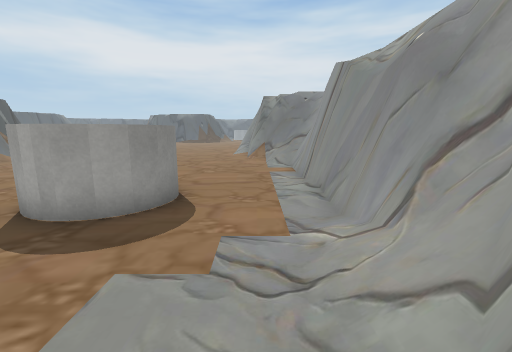
view 1 (above)

18 first-person views from a walk through a 3-D level made in the Unity game engine. The camera is 1.5 m above the floor, tilts 10° down and sees 90° across. The floor is counted in squares, 1 m on a side. Each view is taken from the middle of a square. On the plan, view 1 faces up. The plan holds only what a view shows up to about 13 squares ahead; the rest is blank. The place goes on beyond the plan. The player character is not drawn. Some animated figures are not drawn. Some surface patterns are stand-ins.

view 2
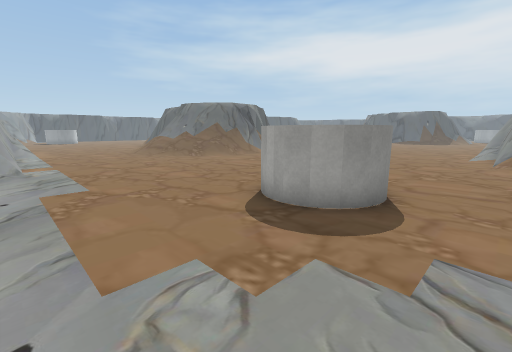

view 3
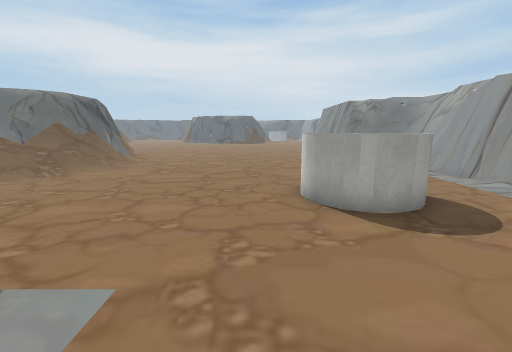

view 4
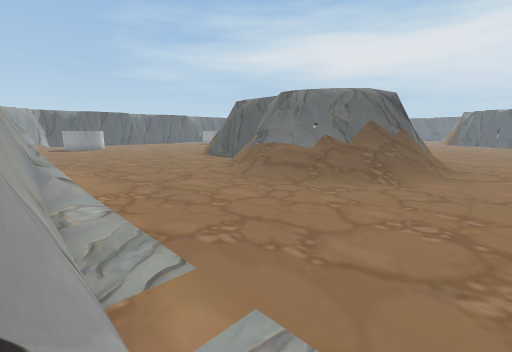

view 5
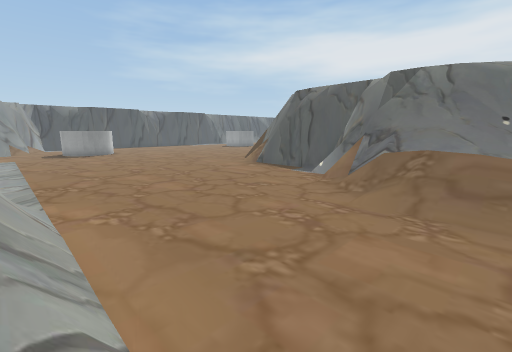

view 6
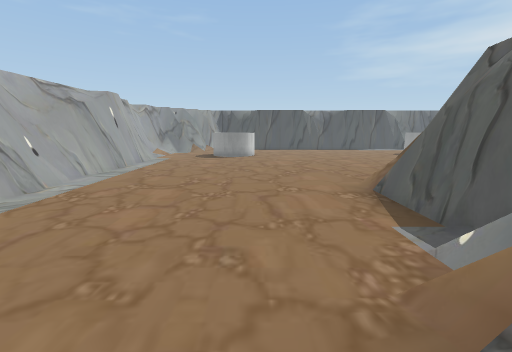

view 7
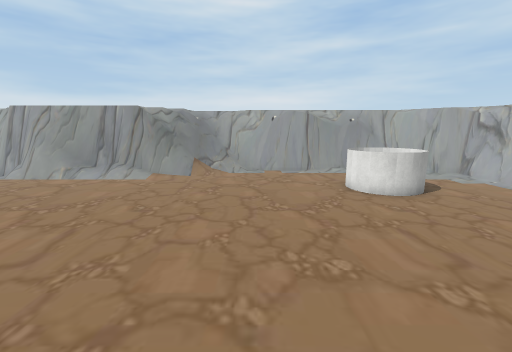

view 8
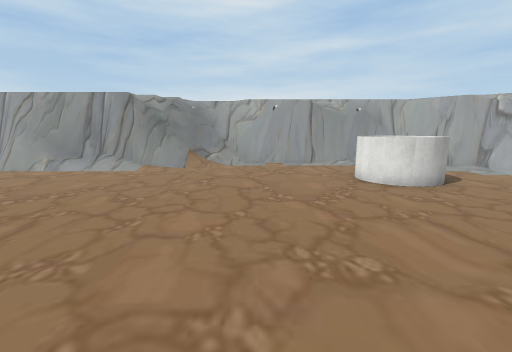

view 9
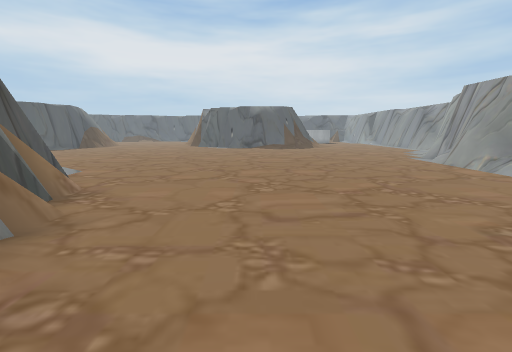

view 10
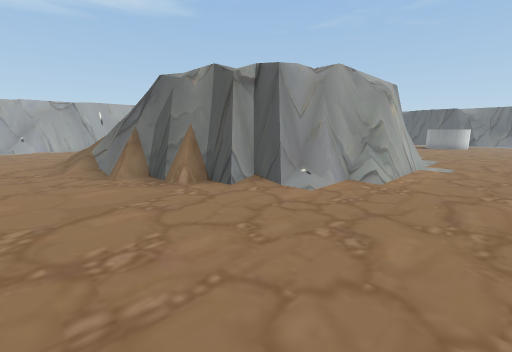

view 11
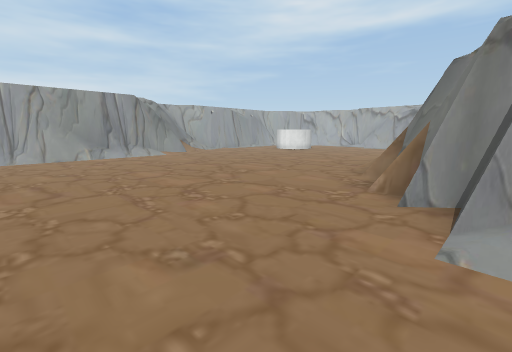

view 12
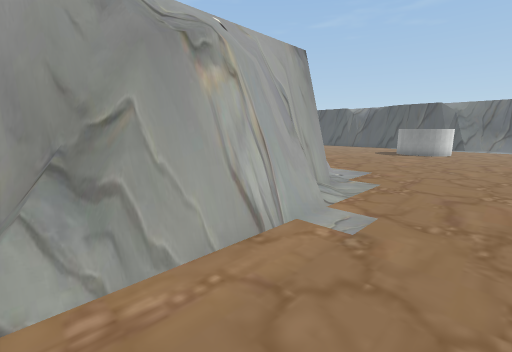

view 13
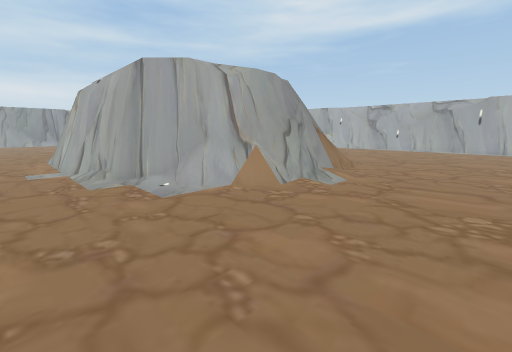

view 14
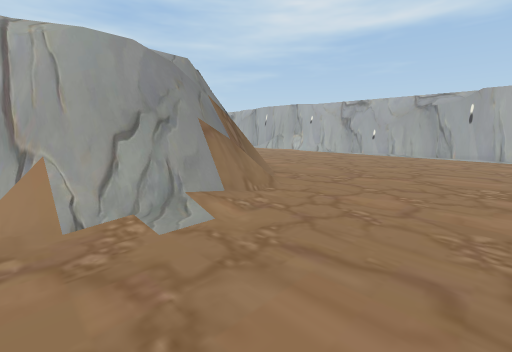

view 15
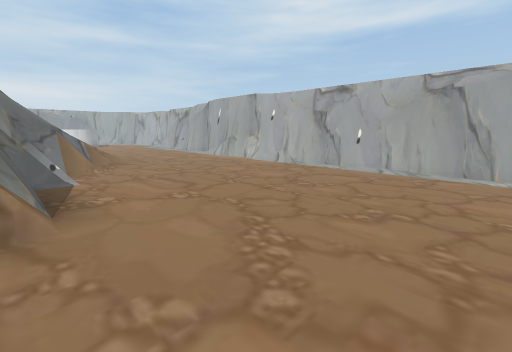

view 16
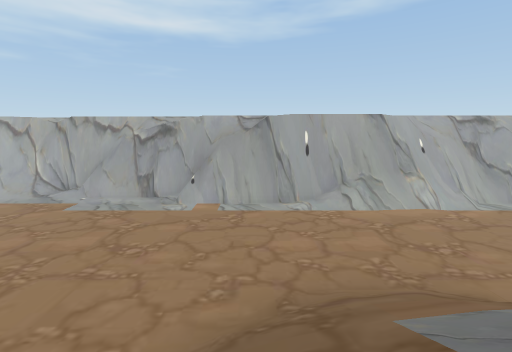

view 17
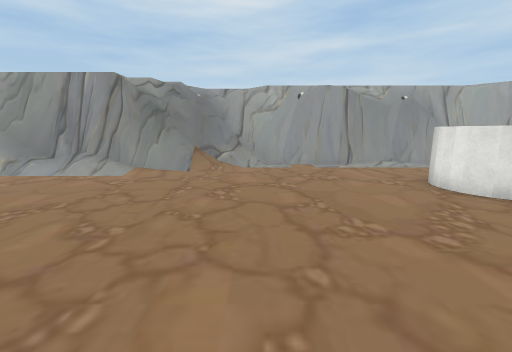

view 18
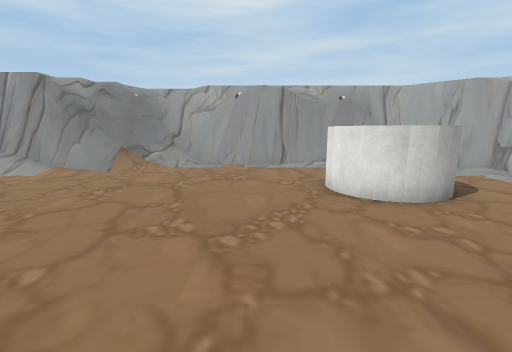

### Floor plan
Key: @ floor where view 1 was taken; # wall or solid block; . main floor; : floor 3.5 m higher than the main floor; + floor 3.75 m higher than the main floor; / step, stairs or slope; = window, fence, low wall or low ledge; O other object.
Columns run from 34 left of view 1 to 3 right of it. Each row starts with its distance up from view 1.
 24 ..................................#
 23 .................................##
 22 .................................##
 21 ..........######.................##
 20 ........###   ###/.............../#
 19 ......###       ##.............../#
 18 .....=##         ##............../#
 17 .....##           ##............./#
 16 ..../##           ##..............#
 15 ..../##            ##.............###
 14 .....##            ##............./###
 13 .....=#          +=##/............///#
 12 ......##   ######:===/............./=#
 11 .......##########=////..............##
 10 ............##////////..............#
  9 .............==///////..............#
  8 .............////////...............#
  7 .............../////..........OO....#
  6 .............................O  O...#
  5 .............................O  O...#
  4 ..............................OO....#
  3 .................................../#
  2 .................................../#
  1 ...........=###=O..................##
  0 #######################...........@#
 -1                      #######/==#####
 -2                            ######

Positions as (right, up) in squares from view 1, and headings:
1: (0, 0), facing up
2: (0, 0), facing up-left
3: (-6, -1), facing up
4: (-11, 0), facing up-left
5: (-17, 1), facing up-left
6: (-19, 7), facing left
7: (-14, 11), facing right
8: (-13, 11), facing right
9: (-10, 11), facing up
10: (-11, 24), facing down-left
11: (-17, 24), facing down-right
12: (-19, 24), facing down-left
13: (-34, 23), facing down-right
14: (-34, 18), facing down-right
15: (-32, 11), facing down-right
16: (-15, 11), facing down
17: (-10, 12), facing right
18: (-10, 9), facing right
